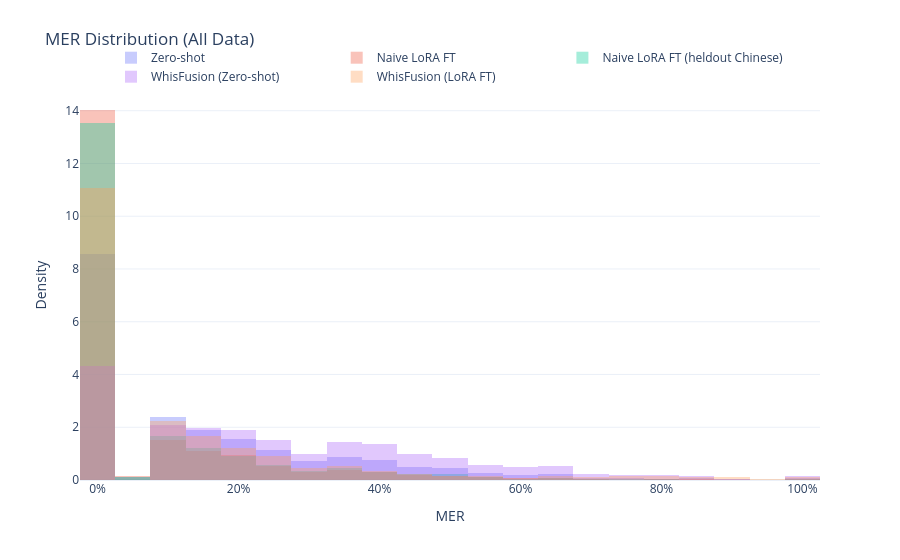

Source (notebook cell):
### Markdown cell above
---



  # Part 4 — Utterance-level Analysis



  **Default: Combined**. Filter by `domain=` for specific views.

### Code cell
# ── Utterance-level metric distributions ──────────────────────────────────────
def plot_utt_metric_dist(
    domain: str | None = None,
    metric: str = "wer",      # "wer" / "mer" / "per"
    plot_kind: str = "cdf",   # "cdf" / "hist"
):
    metric = metric.lower()
    plot_kind = plot_kind.lower()

    if domain is not None and domain not in DOMAINS:
        raise ValueError(f"domain must be one of {DOMAINS} or None")
    if metric not in {"wer", "mer", "per"}:
        raise ValueError("metric must be one of: 'wer', 'mer', 'per'")
    if plot_kind not in {"cdf", "hist"}:
        raise ValueError("plot_kind must be 'cdf' or 'hist'")

    metric_map = {
        "wer": ("utt_wer", "WER"),
        "mer": ("utt_mer", "MER"),
        "per": ("utt_per", "PER (G2P)"),
    }
    metric_col, metric_label = metric_map[metric]

    fig = go.Figure()
    n_traces = 0

    for key, label in MODEL_KEYS.items():
        df = get_data(key, domain)
        if df is None or metric_col not in df.columns:
            continue

        vals = pd.to_numeric(df[metric_col], errors="coerce").dropna().to_numpy()
        if len(vals) == 0:
            continue

        if plot_kind == "cdf":
            vals = np.sort(vals)
            y = np.arange(1, len(vals) + 1) / len(vals)
            fig.add_trace(go.Scatter(x=vals, y=y, mode="lines", name=label, line=dict(width=2)))
        else:
            fig.add_trace(
                go.Histogram(
                    x=vals,
                    name=label,
                    opacity=0.35,
                    histnorm="probability density",
                    nbinsx=40,
                )
            )
        n_traces += 1

    if n_traces == 0:
        print(f"No data available for metric='{metric}' and domain='{domain}'.")
        return

    domain_str = f" ({domain})" if domain else " (All Data)"
    fig.update_layout(
        title=f"{metric_label} {('Cumulative Distribution' if plot_kind == 'cdf' else 'Distribution')}{domain_str}",
        xaxis=dict(title=metric_label, tickformat=".0%"),
        yaxis=dict(
            title="Cumulative probability" if plot_kind == "cdf" else "Density",
            tickformat=".0%" if plot_kind == "cdf" else None,
        ),
        legend=dict(orientation="h", y=1.12, xanchor="center", x=0.5),
        template="plotly_white",
        margin=dict(t=90),
        barmode="overlay" if plot_kind == "hist" else None,
    )
    fig.show()


domain = None
metric = "mer"
plot_kind = "hist"
plot_utt_metric_dist(domain=domain, metric=metric, plot_kind=plot_kind)

### Figure 1 — Plotly figure (JSON) as saved in the notebook; plotly's stock layout.template omitted (floating-point values rounded to 4 significant figures; data arrays with more than 128 entries replaced by an {"elided": "..."} marker saying what was removed)
{"data": [{"histnorm": "probability density", "name": "Zero-shot", "nbinsx": 40, "opacity": 0.35, "type": "histogram", "x": {"elided": "8237 float values"}}, {"histnorm": "probability density", "name": "Naive LoRA FT", "nbinsx": 40, "opacity": 0.35, "type": "histogram", "x": {"elided": "8237 float values"}}, {"histnorm": "probability density", "name": "Naive LoRA FT (heldout Chinese)", "nbinsx": 40, "opacity": 0.35, "type": "histogram", "x": {"elided": "8237 float values"}}, {"histnorm": "probability density", "name": "WhisFusion (Zero-shot)", "nbinsx": 40, "opacity": 0.35, "type": "histogram", "x": {"elided": "8237 float values"}}, {"histnorm": "probability density", "name": "WhisFusion (LoRA FT)", "nbinsx": 40, "opacity": 0.35, "type": "histogram", "x": {"elided": "8237 float values"}}], "layout": {"barmode": "overlay", "legend": {"orientation": "h", "x": 0.5, "xanchor": "center", "y": 1.12}, "margin": {"t": 90}, "title": {"text": "MER Distribution (All Data)"}, "xaxis": {"tickformat": ".0%", "title": {"text": "MER"}}, "yaxis": {"title": {"text": "Density"}}}}
